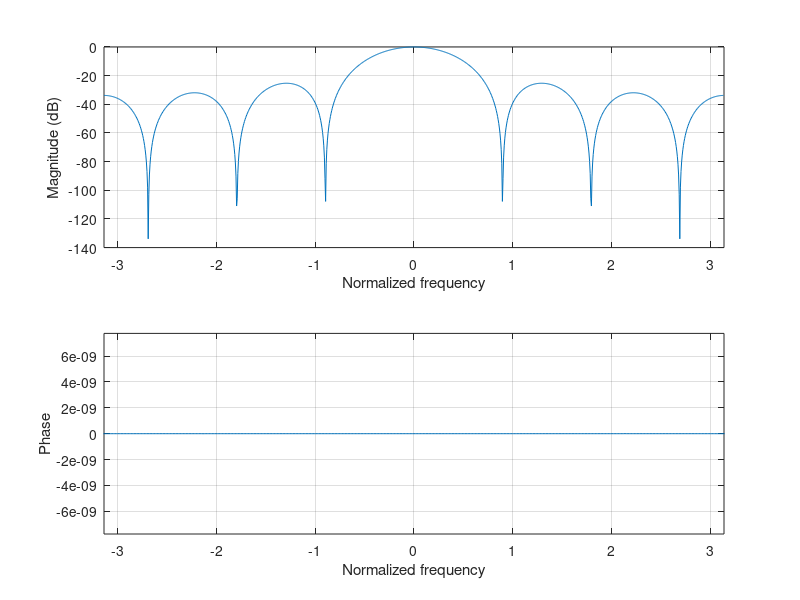

This chart was generated by the following MATLAB code:
M=15;
         Nfft = 1024;
         n=-(M-1)/2:(M-1)/2;
         wtrian = 1-abs(n)*2/(M-1);
         nzeros = (Nfft-length(wtrian)-1)/2;
         wtrian = fftshift([zeros(1,nzeros+1) wtrian zeros(1,nzeros)]);
         Wtr=fftshift(fft(wtrian));
         figure;
         title('Magnitude and phase response of triangular window-M=15');
         subplot(211);
         plot([0:2*pi/Nfft:2*pi*(1-1/Nfft)]-pi,20*log10(abs(Wtr)/max(abs(Wtr))));
         xlabel('Normalized frequency');
         ylabel('Magnitude (dB)');
         axis([-pi pi ylim]);grid;
         subplot(212);
         plot([0:M/Nfft:M*(1-1/Nfft)]-M/2,angle(Wtr));
         xlabel('Normalized frequency');
         ylabel('Phase');axis([-pi pi ylim]);
         grid;